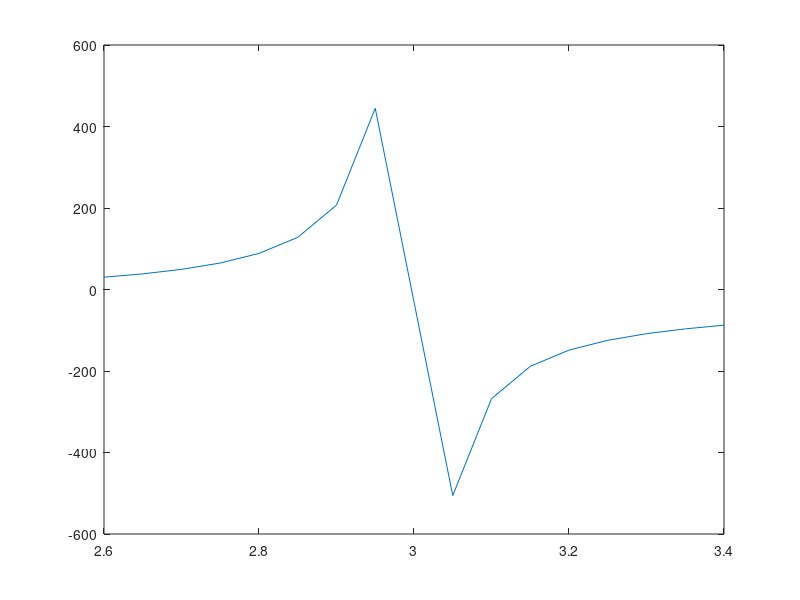

Source code (MATLAB):
% Evan Baker
% EAB_hw01_P02.mcl
% Due 23 January 2014

% define the equations for use later:
% fx = (x^3)*cos(x);
% fa = (a^3)*cos(a);

i = 1; % set iteration counter
sumY = 0; % set summation var to 0
for x = 2.6:.05:3.4 % for a range just above and below the target
    if x ~= 3.0 % and not including the target (0/0 errors)
        dY(i) = ((x^3)*cos(x) - 3*cos(3)) / (x - 3); % slope math
        sumY = sumY + dY(i); % count the sum
        xi(i) = x; % store the result in a vector
        i = i + 1; % increment the counter
    else
    end
end

avgslope = sumY /  16 % get the average slope
plot(xi, dY) % plot the slope values vs x for the given range